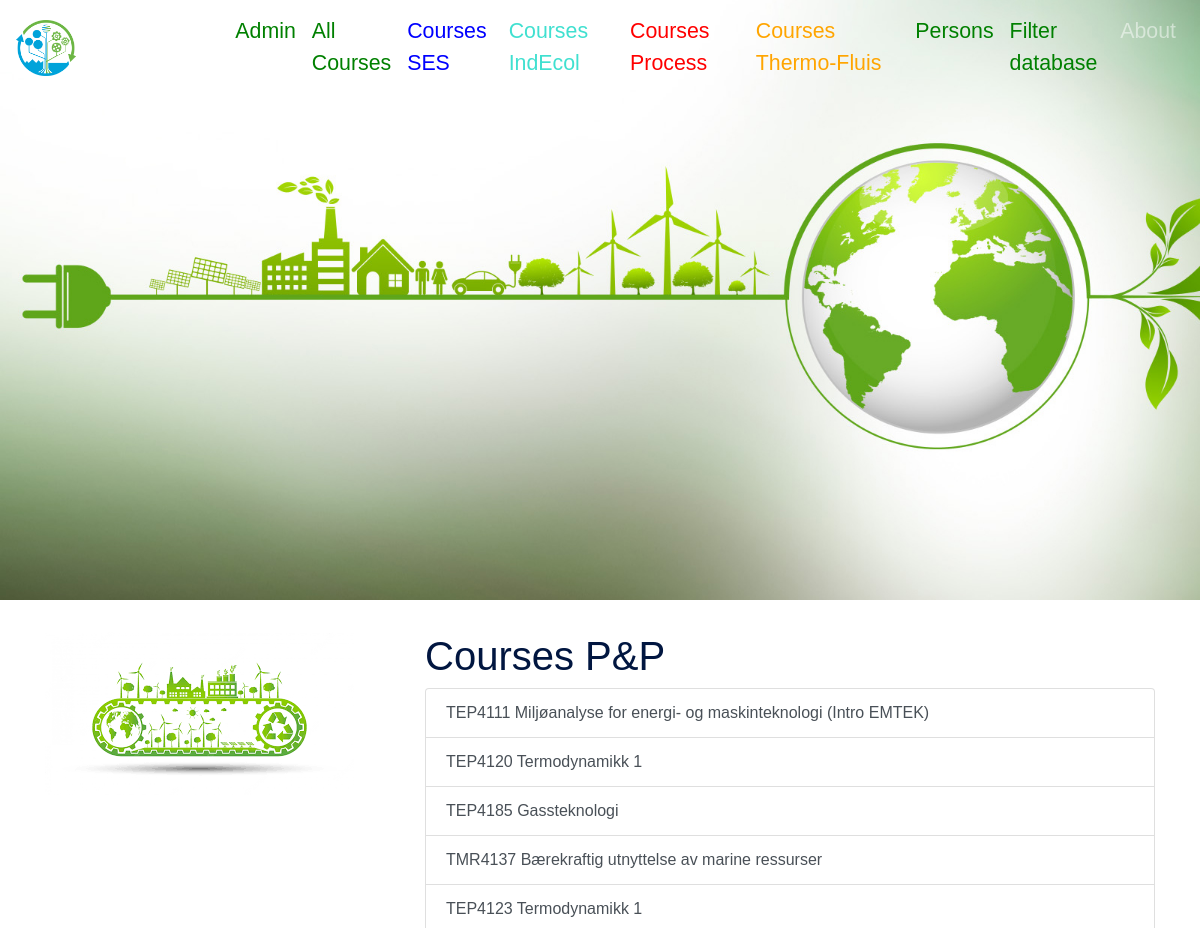
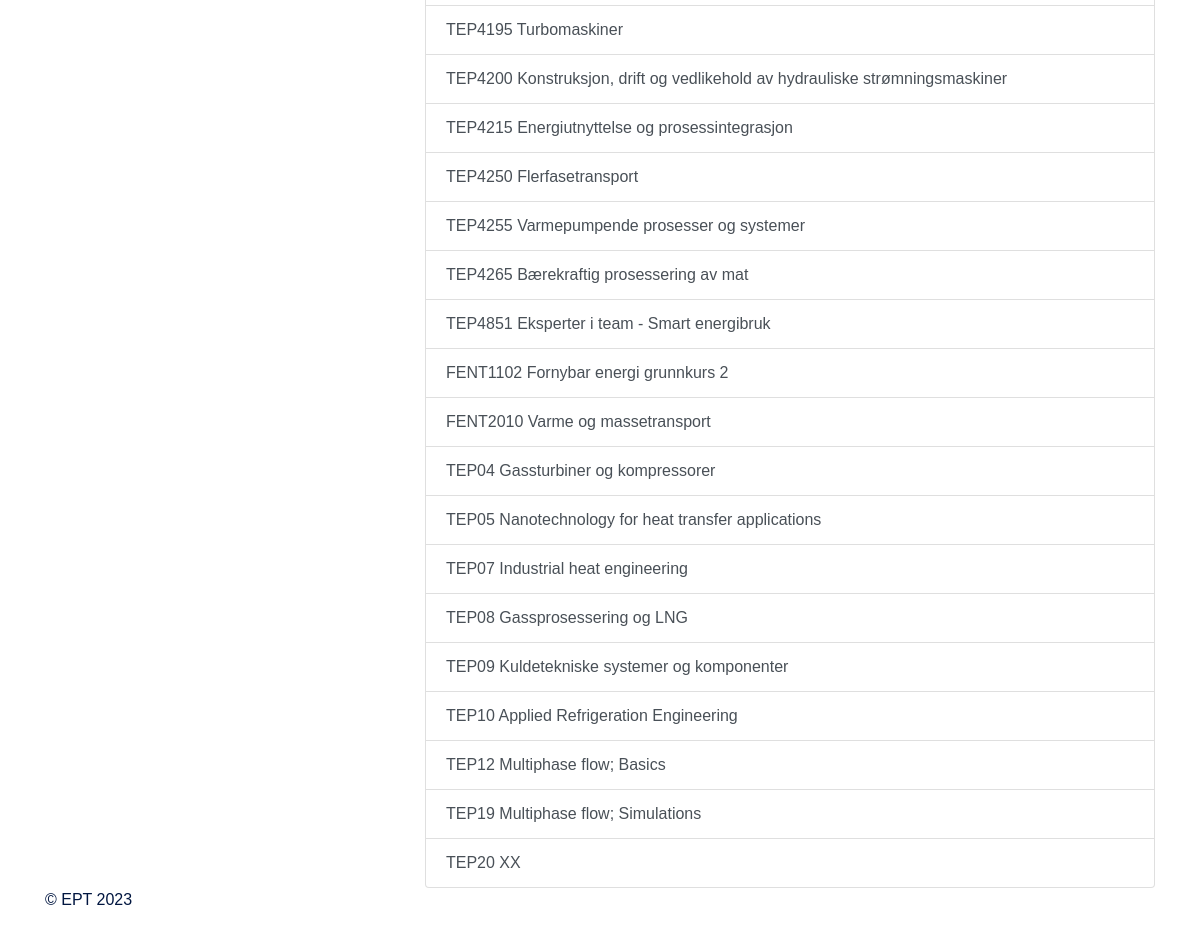
The app's page /courses_process/ with its own data (2 pictures, top to bottom).
### app_teaching/models.py (models this page shows)
class Course(models.Model):
    course_id = models.CharField(
        unique=True,
        null=False,
        blank=False,
        max_length=50
    )
    name= models.CharField(
        null=False,
        blank=False,
        max_length=200
    )
    type = models.CharField(choices = course_type_choices,
                            max_length=3,
                            default='-')
    group = models.CharField(choices = course_group_choices,
                            max_length=3,
                            default='-')
    semester = models.CharField(choices = semester_type_choices,
                            max_length=2,
                            default='-')
    studiepoeng = models.CharField(choices = studiepoeng_choices,
                            max_length=4,default='-'
                            )
    nb_student = models.IntegerField(
        null = True,
    )
    nb_vit= models.IntegerField(
        null = True,
    )
    nb_stud_ass= models.IntegerField(
        null = True,
    )
    def __str__(self):
        return self.course_id + ' ' + self.name

### app_teaching/views.py (the view)
# urls.py: path('courses_process/', views.courses_process, name = 'courses_process'),
def courses_process(request):
    all_courses_process = models.Course.objects.all()
    return render(request,'courses_process.html',{'courses_process': all_courses_process})

### app_teaching/templates/courses_process.html (shortened to what this page needs)
{% extends 'base.html' %}
{%block content%}
<h1>Courses P&P</h1>
<ul class = "list-group">
{%for course in courses_process%}
{%if course.group == 'p'%}
    <a class = "list-group-item list-group-item-action" href = " {% url 'course_details' course.id %}">
        {{course}}
    </a>
    {%endif%}
{%endfor%}
</ul>
{%endblock content%}

### records on screen
Course: course+name "TEP4111 Miljøanalyse for energi- og maskinteknologi (Intro EMTEK)"
Course: course+name "TEP4120 Termodynamikk 1"
Course: course+name "TEP4185 Gassteknologi"
Course: course+name "TMR4137 Bærekraftig utnyttelse av marine ressurser"
Course: course+name "TEP4123 Termodynamikk 1"
Course: course+name "TEP4195 Turbomaskiner"
Course: course+name "TEP4200 Konstruksjon, drift og vedlikehold av hydrauliske strømningsmaskiner"
Course: course+name "TEP4215 Energiutnyttelse og prosessintegrasjon"
Course: course+name "TEP4250 Flerfasetransport"
Course: course+name "TEP4255 Varmepumpende prosesser og systemer"
Course: course+name "TEP4265 Bærekraftig prosessering av mat"
Course: course+name "TEP4851 Eksperter i team - Smart energibruk"
Course: course+name "FENT1102 Fornybar energi grunnkurs 2"
Course: course+name "FENT2010 Varme og massetransport"
Course: course+name "TEP04 Gassturbiner og kompressorer"
Course: course+name "TEP05 Nanotechnology for heat transfer applications"
Course: course+name "TEP07 Industrial heat engineering"
Course: course+name "TEP08 Gassprosessering og LNG"
Course: course+name "TEP09 Kuldetekniske systemer og komponenter"
Course: course+name "TEP10 Applied Refrigeration Engineering"
Course: course+name "TEP12 Multiphase flow; Basics"
Course: course+name "TEP19 Multiphase flow; Simulations"
Course: course+name "TEP20 XX"
